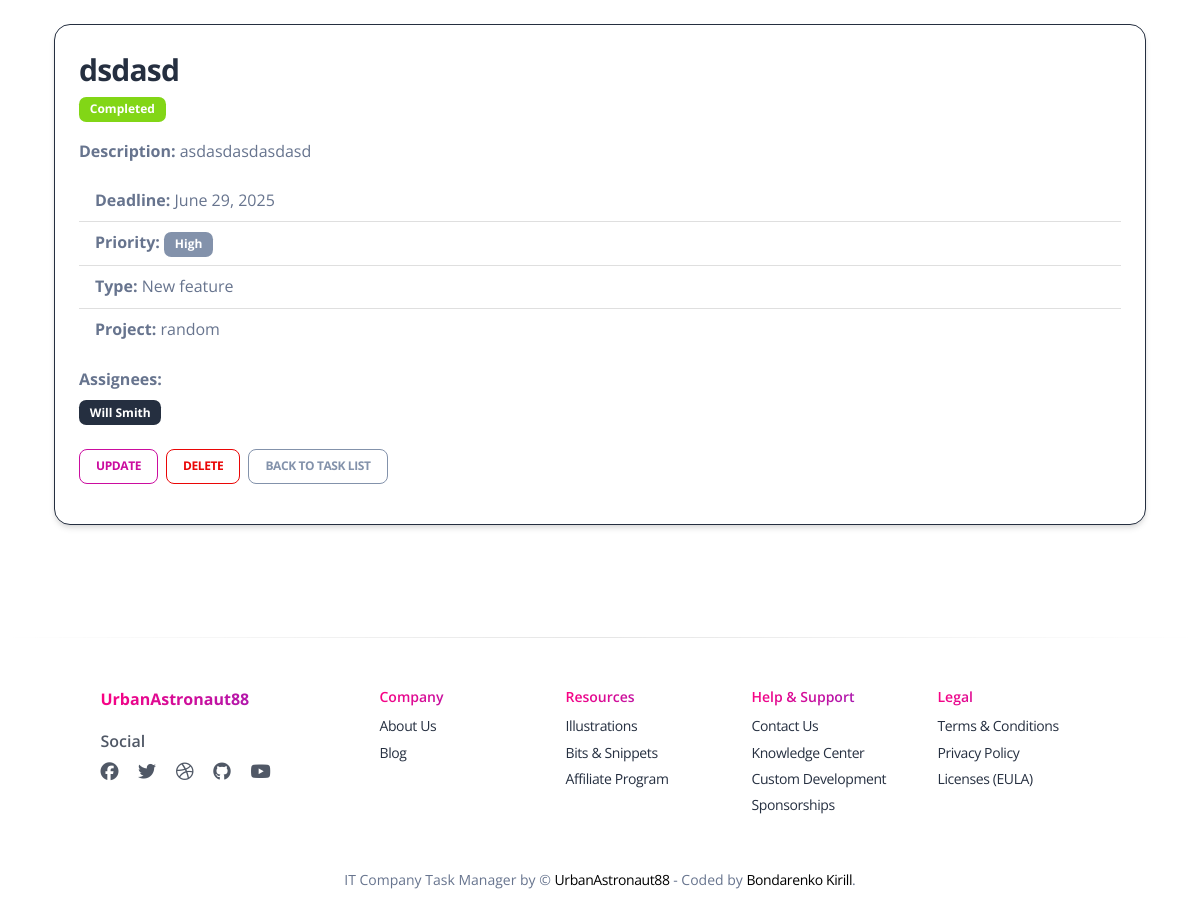
The page /tasks/10/ (signed in) on the database its author committed.
### main/models.py (models this page shows, shortened)
class Task(models.Model):
    class Priority(models.TextChoices):
        URGENT = "Urgent", "Urgent"
        HIGH = "High", "High"
        MEDIUM = "Medium", "Medium"
        LOW = "Low", "Low"
    name = models.CharField(max_length=255)
    description = models.TextField()
    deadline = models.DateField()
    is_completed = models.BooleanField(default=False)
    priority = models.CharField(
        max_length=10,
        choices=Priority.choices,
        default=Priority.MEDIUM,
    )
    task_type = models.ForeignKey(TaskType, on_delete=models.CASCADE)
    assignees = models.ManyToManyField("Worker", related_name="tasks")
    project = models.ForeignKey("Project", on_delete=models.CASCADE, related_name="tasks")

class TaskType(models.Model):
    name = models.CharField(max_length=255, unique=True)

class Project(models.Model):
    name = models.CharField(max_length=255)
    description = models.TextField(blank=True)
    deadline = models.DateField()

class Worker(AbstractUser):
    position = models.ForeignKey(Position, on_delete=models.SET_NULL, null=True, blank=True)

### main/views.py (the view)
# urls.py: path("<int:pk>/", TaskDetailView.as_view(), name="task-detail"),
class TaskDetailView(LoginRequiredMixin, DetailView):
    model = Task
    template_name = "main/task_detail.html"
    context_object_name = "task"

### main/context_processors.py (called while the page is built)
def cfg_assets_root(request):
    return { 'ASSETS_ROOT' : settings.ASSETS_ROOT }

### templates/main/task_detail.html (shortened to what this page needs)
{% extends "layouts/base.html" %}
{% block content %}
  <div class="container mt-4">
    <div class="card shadow border border-dark rounded-4">
      <div class="card-body">
        <h3 class="card-title mb-2">{{ task.name }}</h3>
        <h6 class="card-subtitle text-muted mb-3">
          {% if task.is_completed %}
            <span class="badge bg-success">Completed</span>
          {% else %}
            <span class="badge bg-warning text-dark">In the process</span>
          {% endif %}
        </h6>
        {% if task.description %}
          <p class="mb-3"><strong>Description:</strong> {{ task.description }}</p>
        {% endif %}
        <ul class="list-group list-group-flush mb-3">
          <li class="list-group-item"><strong>Deadline:</strong> {{ task.deadline|date:"F d, Y" }}</li>
          <li class="list-group-item"><strong>Priority:</strong> <span class="badge bg-secondary">{{ task.priority }}</span></li>
          <li class="list-group-item"><strong>Type:</strong> {{ task.task_type.name }}</li>
          <li class="list-group-item"><strong>Project:</strong> {{ task.project.name }}</li>
        </ul>
        <p class="mb-0"><strong>Assignees:</strong></p>
        {% if task.assignees.all %}
          <div class="mt-2 mb-3 d-flex flex-wrap gap-2">
            {% for user in task.assignees.all %}
              <span class="badge bg-dark">{{ user.get_full_name|default:user.username }}</span>
            {% endfor %}
          </div>
        {% else %}
          <p class="text-muted fst-italic mb-3">No assignees</p>
        {% endif %}
        <div class="d-flex flex-wrap gap-2 mt-4">
          <a href="{% url 'main:tasks:task-update' task.pk %}" class="btn btn-outline-primary btn-sm px-3">
            Update
          </a>
          <a href="{% url 'main:tasks:task-delete' task.pk %}" class="btn btn-outline-danger btn-sm px-3">
            Delete
          </a>
          <a href="{% url 'main:tasks:task-list' %}" class="btn btn-outline-secondary btn-sm px-3">
            Back to Task list
          </a>
        </div>
      </div>
    </div>
  </div>
{% endblock %}

### rows shown on the page
Task: name "dsdasd", description "asdasdasdasdasd", deadline "June 29, 2025", priority "High", task_type.name "New feature", project.name "random"
Worker: get_full_name "Will Smith"
